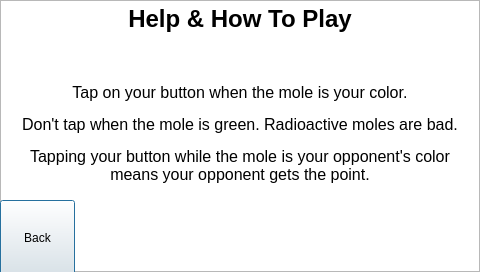
<?xml version="1.0" encoding="UTF-8"?>
<ui version="4.0">
 <class>help</class>
 <widget class="QDialog" name="help">
  <property name="geometry">
   <rect>
    <x>0</x>
    <y>0</y>
    <width>480</width>
    <height>272</height>
   </rect>
  </property>
  <property name="windowTitle">
   <string>Dialog</string>
  </property>
  <widget class="QPushButton" name="button_back">
   <property name="geometry">
    <rect>
     <x>0</x>
     <y>200</y>
     <width>75</width>
     <height>75</height>
    </rect>
   </property>
   <property name="text">
    <string>Back</string>
   </property>
  </widget>
  <widget class="QTextBrowser" name="help_text">
   <property name="geometry">
    <rect>
     <x>0</x>
     <y>0</y>
     <width>480</width>
     <height>272</height>
    </rect>
   </property>
   <property name="html">
    <string>&lt;!DOCTYPE HTML PUBLIC &quot;-//W3C//DTD HTML 4.0//EN&quot; &quot;http://www.w3.org/TR/REC-html40/strict.dtd&quot;&gt;
&lt;html&gt;&lt;head&gt;&lt;meta name=&quot;qrichtext&quot; content=&quot;1&quot; /&gt;&lt;style type=&quot;text/css&quot;&gt;
p, li { white-space: pre-wrap; }
&lt;/style&gt;&lt;/head&gt;&lt;body style=&quot; font-family:'MS Shell Dlg 2'; font-size:8.25pt; font-weight:400; font-style:normal;&quot;&gt;
&lt;p align=&quot;center&quot; style=&quot; margin-top:0px; margin-bottom:0px; margin-left:0px; margin-right:0px; -qt-block-indent:0; text-indent:0px;&quot;&gt;&lt;span style=&quot; font-size:18pt; font-weight:600;&quot;&gt;Help &amp;amp; How To Play&lt;/span&gt;&lt;/p&gt;
&lt;p align=&quot;center&quot; style=&quot;-qt-paragraph-type:empty; margin-top:0px; margin-bottom:0px; margin-left:0px; margin-right:0px; -qt-block-indent:0; text-indent:0px; font-size:16pt;&quot;&gt;&lt;br /&gt;&lt;/p&gt;
&lt;p align=&quot;center&quot; style=&quot;-qt-paragraph-type:empty; margin-top:0px; margin-bottom:0px; margin-left:0px; margin-right:0px; -qt-block-indent:0; text-indent:0px; font-size:16pt;&quot;&gt;&lt;br /&gt;&lt;/p&gt;
&lt;p align=&quot;center&quot; style=&quot; margin-top:0px; margin-bottom:0px; margin-left:0px; margin-right:0px; -qt-block-indent:0; text-indent:0px;&quot;&gt;&lt;span style=&quot; font-size:12pt;&quot;&gt;Tap on your button when the mole is your color.&lt;/span&gt;&lt;/p&gt;
&lt;p align=&quot;center&quot; style=&quot;-qt-paragraph-type:empty; margin-top:0px; margin-bottom:0px; margin-left:0px; margin-right:0px; -qt-block-indent:0; text-indent:0px;&quot;&gt;&lt;br /&gt;&lt;/p&gt;
&lt;p align=&quot;center&quot; style=&quot; margin-top:0px; margin-bottom:0px; margin-left:0px; margin-right:0px; -qt-block-indent:0; text-indent:0px;&quot;&gt;&lt;span style=&quot; font-size:12pt;&quot;&gt;Don't tap when the mole is green. Radioactive moles are bad.&lt;/span&gt;&lt;/p&gt;
&lt;p align=&quot;center&quot; style=&quot;-qt-paragraph-type:empty; margin-top:0px; margin-bottom:0px; margin-left:0px; margin-right:0px; -qt-block-indent:0; text-indent:0px;&quot;&gt;&lt;br /&gt;&lt;/p&gt;
&lt;p align=&quot;center&quot; style=&quot; margin-top:0px; margin-bottom:0px; margin-left:0px; margin-right:0px; -qt-block-indent:0; text-indent:0px;&quot;&gt;&lt;span style=&quot; font-size:12pt;&quot;&gt;Tapping your button while the mole is your opponent's color means your opponent gets the point.&lt;/span&gt;&lt;/p&gt;&lt;/body&gt;&lt;/html&gt;</string>
   </property>
  </widget>
  <zorder>help_text</zorder>
  <zorder>button_back</zorder>
 </widget>
 <resources/>
 <connections/>
</ui>
